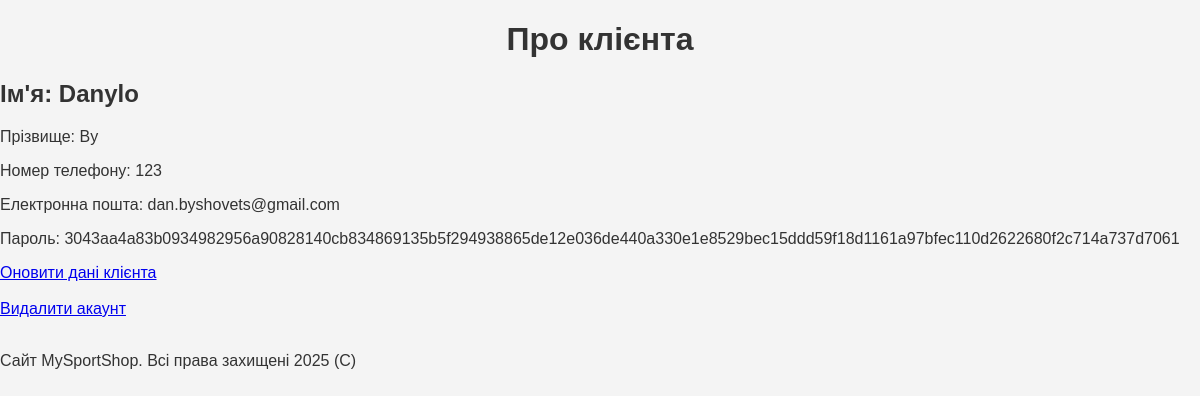
Before: /clients/2 with the older database file.
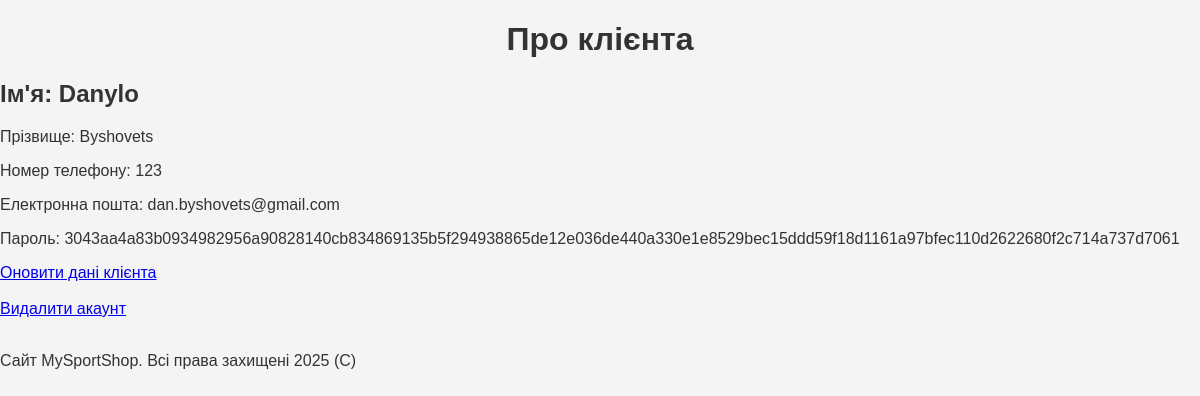
After: the same page with the newer database file.
### app.py (models this page shows, shortened)
class Client(db.Model):
    id = db.Column(db.Integer, primary_key=True)
    name = db.Column(db.String(30), nullable=False)
    surname = db.Column(db.String(30), nullable=False)
    phone = db.Column(db.String(19), nullable=False)
    cart = db.Column(db.String(1000), nullable=False)
    email = db.Column(db.String(50), nullable=False)
    password = db.Column(db.String(10), nullable=False)

### app.py (the view)
@app.route("/clients/<int:client_id>")
def client_detail_view(client_id):
    client = Client.query.get_or_404(client_id)
    return render_template("client_detail_view.html", client=client)

### templates/client_detail_view.html (shortened to what this page needs)
{% extends 'layout.html' %}
{% block content %}
<h1>Про клієнта</h1>
<div>
    <h2>Ім'я: {{ client.name }}</h2>
    <p>Прізвище: {{ client.surname }}</p>
    <p>Номер телефону: {{ client.phone }}</p>
    <p>Електронна пошта: {{ client.email }}</p>
    <p>Пароль: {{ client.password }}</p>
    <a href="{{client.id}}/update">Оновити дані клієнта</a><br><br>
    <a href="{{client.id}}/delete">Видалити акаунт</a>
</div>
<br>
{% endblock %}

Changed rows visible on the page:
changed Client "Danylo": surname "By" → "Byshovets"
